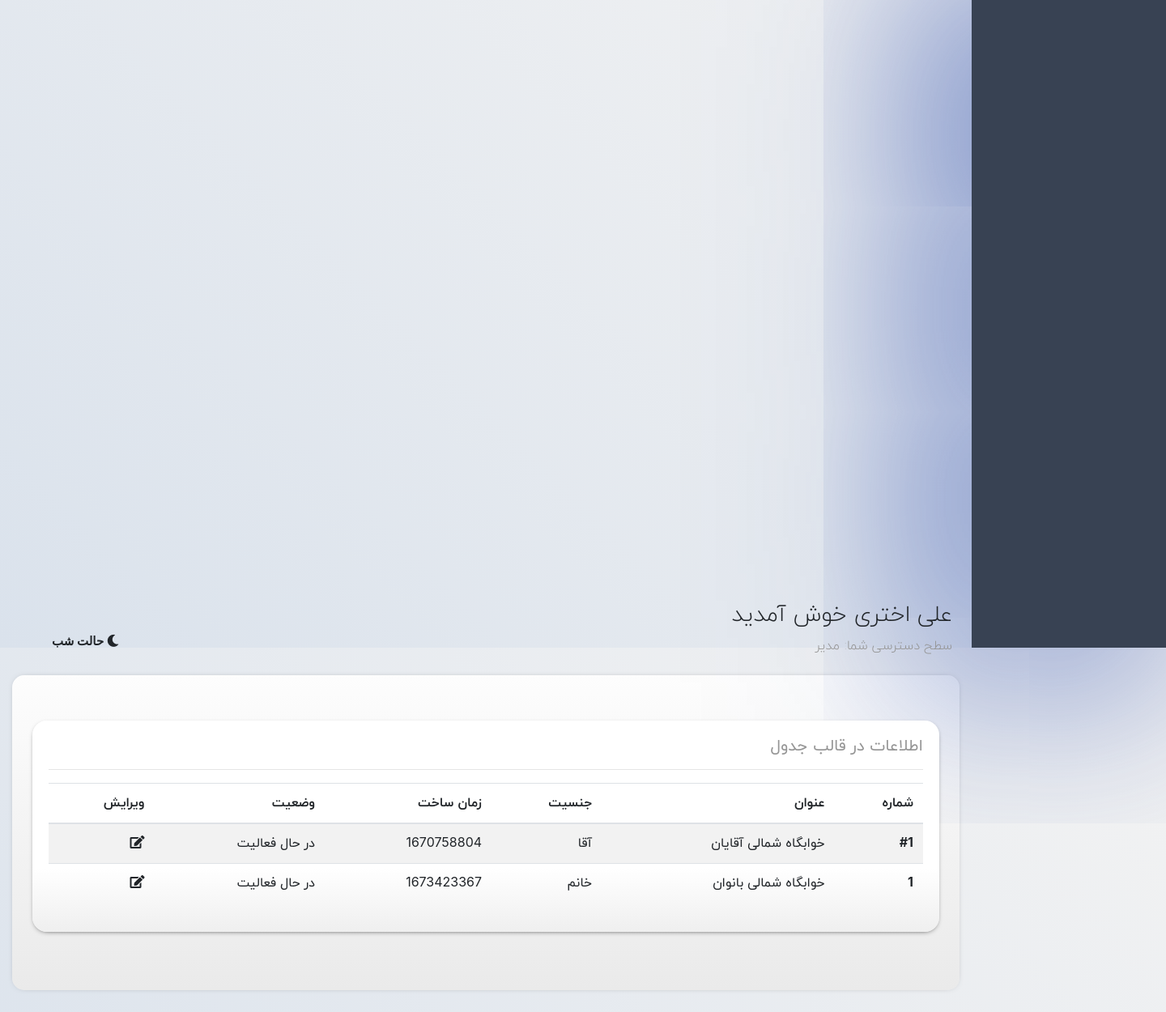
/dorm-management (signed in), run on the app's committed database.
### Panel/models.py (models this page shows, shortened)
class Dorm(models.Model):
    title = models.CharField(max_length=64, blank=False, null=False, default='خوابگاه', verbose_name='عنوان')
    status = models.BooleanField(default=True, null=False, blank=False, verbose_name='وضعیت')
    code = models.CharField(max_length=64, blank=False, null=False, unique=True, verbose_name='کد')
    created_date = models.DateTimeField(auto_now_add=True, blank=False, null=False, editable=False,
                                        verbose_name='زمان ایجاد')
    sex = models.BooleanField(default=False, blank=True, null=True,
                              verbose_name='جنسیت')  # True for male, False for female
    class Meta:
        verbose_name = "خوابگاه"
        verbose_name_plural = "خوابگاه ها"

### Panel/views.py (the view)
# urls.py: path('dorm-management', dorm_management, name='Dorm'),
def dorm_management(request):
    context = {}
    if request.user.is_authenticated:
        if request.user.is_staff:
            context['dorms'] = Dorm.objects.all()
            return render(request=request, template_name='DormManagement.html', context=context)
        else:
            pass
    else:
        return redirect(to=login)

### Templates/DormManagement.html
{% extends "SharedTemplates/Content.html" %}
{% block content %}
    <div class="jumbotron shade pt-5">
        <div class="bd-example c-grey">
            <div class="row">
                <div class="col-12 p-2">
                    <div class="card shade h-100">
                        <div class="card-body">
                            <h5 class="card-title">اطلاعات در قالب جدول</h5>
                            <hr>
                            <table class="table table-striped">
                                <thead>
                                <tr>
                                    <th scope="col">شماره</th>
                                    <th scope="col">عنوان</th>
                                    <th scope="col">جنسیت</th>
                                    <th scope="col">زمان ساخت</th>
                                    <th scope="col">وضعیت</th>
                                    <th scope="col">ویرایش</th>
                                </tr>
                                </thead>
                                <tbody>
                                {% for dorm in dorms %}
                                    <tr>
                                        <th class="text-dir-rtl text-right" scope="row">{{ dorm.code }}</th>
                                        <td>{{ dorm.title }}</td>
                                        <td>{% if dorm.sex %}
                                            آقا
                                        {% else %}
                                            خانم
                                        {% endif %} </td>
                                        <td>{{ dorm.created_date |date:"U" }}</td>
                                        <td>
                                            {% if dorm.status %}
                                                در حال فعالیت
                                            {% else %}
                                                غیر فعال
                                            {% endif %}
                                        </td>
                                        <td>
                                            <span onclick="window.open('{% url "admin:Panel_dorm_change" dorm.id %}');"
                                                  style="cursor: pointer;" class="fas fa-edit"></span>
                                        </td>
                                    </tr>
                                {% endfor %}
                                </tbody>
                            </table>
                        </div>
                    </div>
                </div>
            </div>
        </div>
    </div>
{% endblock %}

### Templates/SharedTemplates/Header.html
<div class="row">
    <div class="page-header breadcrumb-header  p-3 mr-2 ml-2 m-2">
        <div class="row align-items-end ">
            <div class="col-lg-11">
                <div class="page-header-title text-left-rtl">
                    <div class="d-inline">
                        <h3 class="lite-text ">{{ user.first_name }} {{ user.last_name }} خوش آمدید </h3>
                        <span class="lite-text text-gray">سطح دسترسی شما:
                            {% if not user.is_staff %}
                                دانشجو
                            {% else %}
                                مدیر
                            {% endif %}
                        </span>
                    </div>
                </div>
            </div>
            <div class="col-lg-1">
                <ol class="breadcrumb float-right float-md-right float-sm-right">
                    <li class="breadcrumb-item ">
                        <button class="dropdown-item" type="button">
                            <i class="fas fa-moon fa-1x mr-3" onclick="dark()"> حالت شب </i>
                        </button>
                    </li>
                </ol>
            </div>
        </div>
    </div>
</div>

### StaticFiles/css/main.css (style rules this page uses)
body { background: linear-gradient(45deg, #dae2ec, #f3f3f3); height: 100%; }
h1, h2, h3, h4, h5, h6, p, a, span, title, div { font-family: yekan, -apple-system, BlinkMacSystemFont, "Segoe UI", Roboto, "Helvetica Neue", Arial, "Noto Sans", sans-serif, "Apple Color Emoji", "Segoe UI Emoji", "Segoe UI Symbol", "Noto Color Emoji"; }
.text-left, .text-left-rtl { text-align: left !important; }
.text-right, .text-right-rtl { text-align: right !important; }
.text-dir-rtl { direction: rtl !important; }
h1, h2, h3, h4, h5, h6 { text-align: justify; }
.card.shade { background: linear-gradient(180deg, white 70%, #efefef); box-shadow: 0px 2px 7px -4px black; border: none; border-radius: 18px; }
.breadcrumb-header { border-radius: 20px; width: 100%; }
.breadcrumb { padding: 0; background: none; margin: 0; font-size: 15px; }
.breadcrumb-item { display: flex !important; }
.breadcrumb-item i { line-height: 1.6; }
.jumbotron.shade { background: linear-gradient(180deg, #fdfdfd, #eaeaea); box-shadow: 0 0 10px -6px #000000ad; border-radius: 15px; }
.c-grey { color: #969696 !important; }
.lite-text { font-weight: lighter; }
.text-gray { color: #939393; }
body.rtl { direction: rtl; }
.rtl a, .rtl div, .rtl button, .rtl p { text-align: right; }
.rtl .text-left-rtl { text-align: right !important; }
.rtl .float-sm-right { float: left !important; }
.rtl .mr-2 { margin-left: .5rem !important; }
.rtl .mr-3 { margin-left: 1rem !important; }
.rtl .ml-2 { margin-right: .5rem !important; }

### data on the page
Dorm: code "#1", title "خوابگاه شمالی آقایان", sex "آقا", created_date "1670758804", status "در حال فعالیت"
Dorm: code "1", title "خوابگاه شمالی بانوان", sex "خانم", created_date "1673423367", status "در حال فعالیت"

### other printed values
{{ user.first_name }} "علی"
{{ user.last_name }} "اختری"
